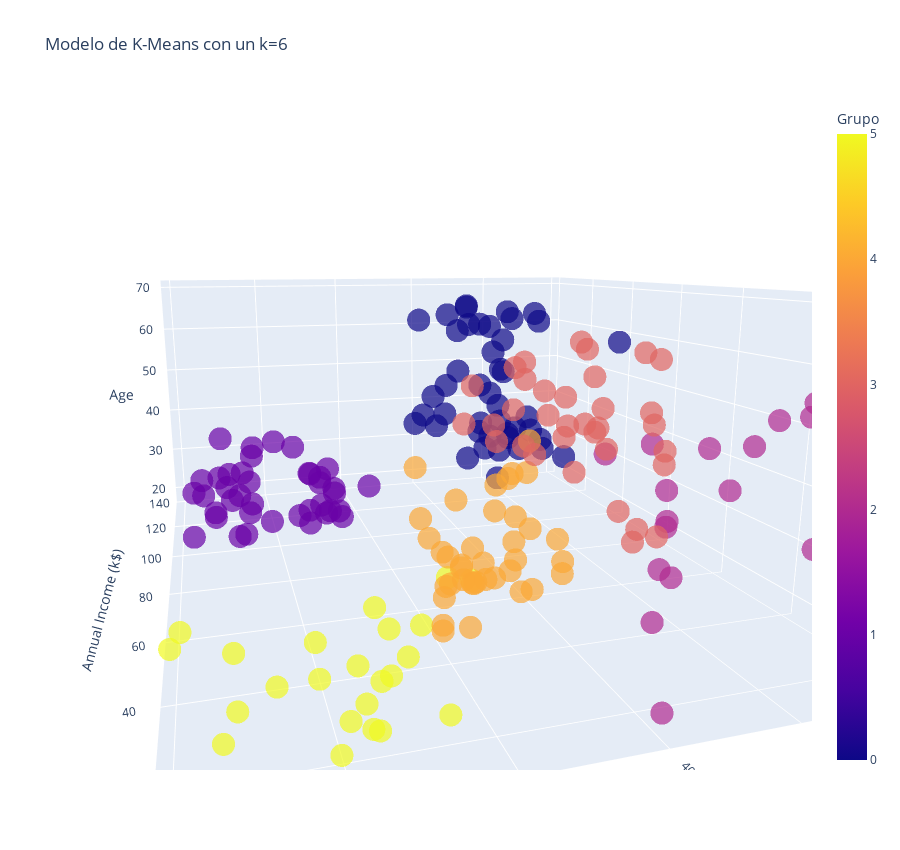

Notebook code for this chart:
### Code cell
# Crear un modelo 3D de los datos agrupados

Grafica_3D = px.scatter_3d(Datos, x='Annual Income (k$)', y='Spending Score (1-100)', z='Age', color='Grupo', symbol='Grupo', symbol_map={0: 'circle', 1: 'circle', 2: 'circle', 3: 'circle', 4: 'circle', 5: 'circle',6: 'circle'}, opacity=0.7, width=900, height=850, title=f'Modelo de K-Means con un k={6}', labels={'label': 'Cluster'}, color_discrete_map={})
Grafica_3D.update_layout(showlegend=False)

### Figure 1 — Plotly figure (JSON) as saved in the notebook; plotly's stock layout.template omitted (floating-point values rounded to 4 significant figures)
{"data": [{"hovertemplate": "Grupo=%{marker.color}<br>Annual Income (k$)=%{x}<br>Spending Score (1-100)=%{y}<br>Age=%{z}<extra></extra>", "legendgroup": "2", "marker": {"color": [2, 2, 2, 2, 2, 2, 2, 2, 2, 2, 2, 2, 2, 2, 2, 2, 2, 2, 2, 2, 2, 2], "coloraxis": "coloraxis", "opacity": 0.7, "symbol": "circle"}, "mode": "markers", "name": "2", "scene": "scene", "showlegend": true, "type": "scatter3d", "x": [15, 16, 17, 18, 19, 19, 20, 20, 21, 23, 24, 25, 28, 28, 29, 30, 33, 33, 34, 37, 39, 39], "y": [39, 6, 40, 6, 3, 14, 15, 13, 35, 29, 35, 5, 14, 32, 31, 4, 4, 14, 17, 26, 36, 28], "z": [19, 20, 31, 35, 64, 67, 58, 37, 35, 52, 35, 46, 54, 45, 40, 60, 53, 49, 42, 36, 48, 49]}, {"hovertemplate": "Grupo=%{marker.color}<br>Annual Income (k$)=%{x}<br>Spending Score (1-100)=%{y}<br>Age=%{z}<extra></extra>", "legendgroup": "5", "marker": {"color": [5, 5, 5, 5, 5, 5, 5, 5, 5, 5, 5, 5, 5, 5, 5, 5, 5, 5, 5, 5, 5, 5, 5], "coloraxis": "coloraxis", "opacity": 0.7, "symbol": "circle"}, "mode": "markers", "name": "5", "scene": "scene", "showlegend": true, "type": "scatter3d", "x": [15, 16, 17, 18, 19, 19, 20, 20, 21, 23, 24, 25, 28, 28, 29, 30, 33, 33, 34, 37, 38, 39, 39], "y": [81, 77, 76, 94, 72, 99, 77, 79, 66, 98, 73, 73, 82, 61, 87, 73, 92, 81, 73, 75, 92, 61, 65], "z": [21, 23, 22, 23, 30, 35, 24, 22, 20, 35, 25, 31, 29, 35, 23, 21, 18, 21, 30, 20, 24, 31, 24]}, {"hovertemplate": "Grupo=%{marker.color}<br>Annual Income (k$)=%{x}<br>Spending Score (1-100)=%{y}<br>Age=%{z}<extra></extra>", "legendgroup": "0", "marker": {"color": [0, 0, 0, 0, 0, 0, 0, 0, 0, 0, 0, 0, 0, 0, 0, 0, 0, 0, 0, 0, 0, 0, 0, 0, 0, 0, 0, 0, 0, 0, 0, 0, 0, 0, 0, 0, 0, 0, 0, 0, 0, 0, 0, 0], "coloraxis": "coloraxis", "opacity": 0.7, "symbol": "circle"}, "mode": "markers", "name": "0", "scene": "scene", "showlegend": true, "type": "scatter3d", "x": [38, 40, 42, 43, 43, 43, 44, 44, 46, 46, 47, 47, 48, 48, 48, 49, 49, 50, 50, 54, 54, 54, 54, 54, 54, 54, 57, 58, 59, 60, 60, 61, 62, 62, 62, 63, 63, 63, 63, 63, 65, 65, 67, 67], "y": [35, 55, 52, 60, 45, 41, 50, 46, 46, 56, 52, 59, 51, 50, 48, 55, 42, 49, 56, 47, 53, 42, 51, 41, 44, 46, 58, 46, 55, 49, 47, 42, 48, 59, 56, 50, 46, 43, 48, 52, 43, 59, 43, 57], "z": [65, 50, 49, 59, 50, 47, 51, 69, 53, 70, 67, 54, 63, 43, 68, 70, 47, 60, 60, 59, 45, 49, 57, 67, 46, 48, 55, 50, 68, 48, 47, 48, 49, 67, 49, 66, 54, 68, 66, 65, 63, 49, 51, 50]}, {"hovertemplate": "Grupo=%{marker.color}<br>Annual Income (k$)=%{x}<br>Spending Score (1-100)=%{y}<br>Age=%{z}<extra></extra>", "legendgroup": "4", "marker": {"color": [4, 4, 4, 4, 4, 4, 4, 4, 4, 4, 4, 4, 4, 4, 4, 4, 4, 4, 4, 4, 4, 4, 4, 4, 4, 4, 4, 4, 4, 4, 4, 4, 4, 4, 4, 4, 4, 4], "coloraxis": "coloraxis", "opacity": 0.7, "symbol": "circle"}, "mode": "markers", "name": "4", "scene": "scene", "showlegend": true, "type": "scatter3d", "x": [40, 40, 40, 42, 43, 46, 46, 48, 48, 48, 54, 54, 54, 54, 54, 57, 58, 59, 60, 60, 60, 60, 61, 62, 62, 62, 63, 64, 64, 65, 65, 67, 67, 69, 70, 71, 72, 76], "y": [47, 42, 42, 60, 54, 51, 55, 59, 59, 47, 54, 48, 52, 55, 57, 55, 60, 41, 40, 42, 52, 50, 49, 41, 55, 42, 54, 42, 46, 48, 50, 56, 40, 58, 29, 35, 34, 40], "z": [27, 29, 31, 33, 31, 27, 19, 18, 19, 32, 26, 40, 23, 38, 21, 22, 34, 18, 40, 32, 24, 27, 20, 23, 26, 21, 19, 38, 19, 18, 19, 27, 38, 40, 23, 43, 25, 28]}, {"hovertemplate": "Grupo=%{marker.color}<br>Annual Income (k$)=%{x}<br>Spending Score (1-100)=%{y}<br>Age=%{z}<extra></extra>", "legendgroup": "1", "marker": {"color": [1, 1, 1, 1, 1, 1, 1, 1, 1, 1, 1, 1, 1, 1, 1, 1, 1, 1, 1, 1, 1, 1, 1, 1, 1, 1, 1, 1, 1, 1, 1, 1, 1, 1, 1, 1, 1, 1, 1], "coloraxis": "coloraxis", "opacity": 0.7, "symbol": "circle"}, "mode": "markers", "name": "1", "scene": "scene", "showlegend": true, "type": "scatter3d", "x": [69, 70, 71, 71, 71, 72, 73, 73, 74, 75, 76, 77, 77, 78, 78, 78, 78, 78, 78, 79, 81, 85, 86, 87, 87, 87, 88, 88, 93, 97, 98, 99, 101, 103, 103, 113, 120, 126, 137], "y": [91, 77, 95, 75, 75, 71, 88, 73, 72, 93, 87, 97, 74, 90, 88, 76, 89, 78, 73, 83, 93, 75, 95, 63, 75, 92, 86, 69, 90, 86, 88, 97, 68, 85, 69, 91, 79, 74, 83], "z": [39, 31, 40, 38, 39, 31, 29, 32, 35, 32, 32, 28, 32, 34, 39, 38, 27, 30, 30, 29, 31, 36, 33, 32, 28, 36, 30, 27, 35, 32, 29, 30, 28, 36, 32, 38, 35, 32, 30]}, {"hovertemplate": "Grupo=%{marker.color}<br>Annual Income (k$)=%{x}<br>Spending Score (1-100)=%{y}<br>Age=%{z}<extra></extra>", "legendgroup": "3", "marker": {"color": [3, 3, 3, 3, 3, 3, 3, 3, 3, 3, 3, 3, 3, 3, 3, 3, 3, 3, 3, 3, 3, 3, 3, 3, 3, 3, 3, 3, 3, 3, 3, 3, 3, 3], "coloraxis": "coloraxis", "opacity": 0.7, "symbol": "circle"}, "mode": "markers", "name": "3", "scene": "scene", "showlegend": true, "type": "scatter3d", "x": [71, 71, 73, 73, 74, 75, 77, 77, 78, 78, 78, 78, 78, 78, 79, 81, 85, 86, 87, 87, 87, 88, 88, 93, 97, 98, 99, 101, 103, 103, 113, 120, 126, 137], "y": [11, 9, 5, 7, 10, 5, 12, 36, 22, 17, 20, 16, 1, 1, 35, 5, 26, 20, 27, 13, 10, 13, 15, 14, 32, 15, 39, 24, 17, 23, 8, 16, 28, 18], "z": [59, 47, 20, 44, 19, 57, 25, 48, 34, 43, 44, 47, 37, 34, 56, 19, 50, 42, 36, 40, 36, 52, 58, 59, 37, 46, 41, 54, 41, 34, 33, 47, 45, 32]}], "layout": {"coloraxis": {"colorbar": {"title": {"text": "Grupo"}}, "colorscale": [[0, "#0d0887"], [0.1111, "#46039f"], [0.2222, "#7201a8"], [0.3333, "#9c179e"], [0.4444, "#bd3786"], [0.5556, "#d8576b"], [0.6667, "#ed7953"], [0.7778, "#fb9f3a"], [0.8889, "#fdca26"], [1, "#f0f921"]]}, "height": 850, "legend": {"title": {"text": "Grupo"}, "tracegroupgap": 0}, "scene": {"aspectmode": "auto", "aspectratio": {"x": 1.429, "y": 1.148, "z": 0.6093}, "camera": {"center": {"x": 0, "y": 0, "z": 0}, "eye": {"x": -1.59, "y": 0.4795, "z": 0.3658}, "projection": {"type": "perspective"}, "up": {"x": 0, "y": 0, "z": 1}}, "domain": {"x": [0, 1], "y": [0, 1]}, "xaxis": {"title": {"text": "Annual Income (k$)"}, "type": "linear"}, "yaxis": {"title": {"text": "Spending Score (1-100)"}, "type": "linear"}, "zaxis": {"title": {"text": "Age"}, "type": "linear"}}, "showlegend": false, "title": {"text": "Modelo de K-Means con un k=6"}, "width": 900}}
